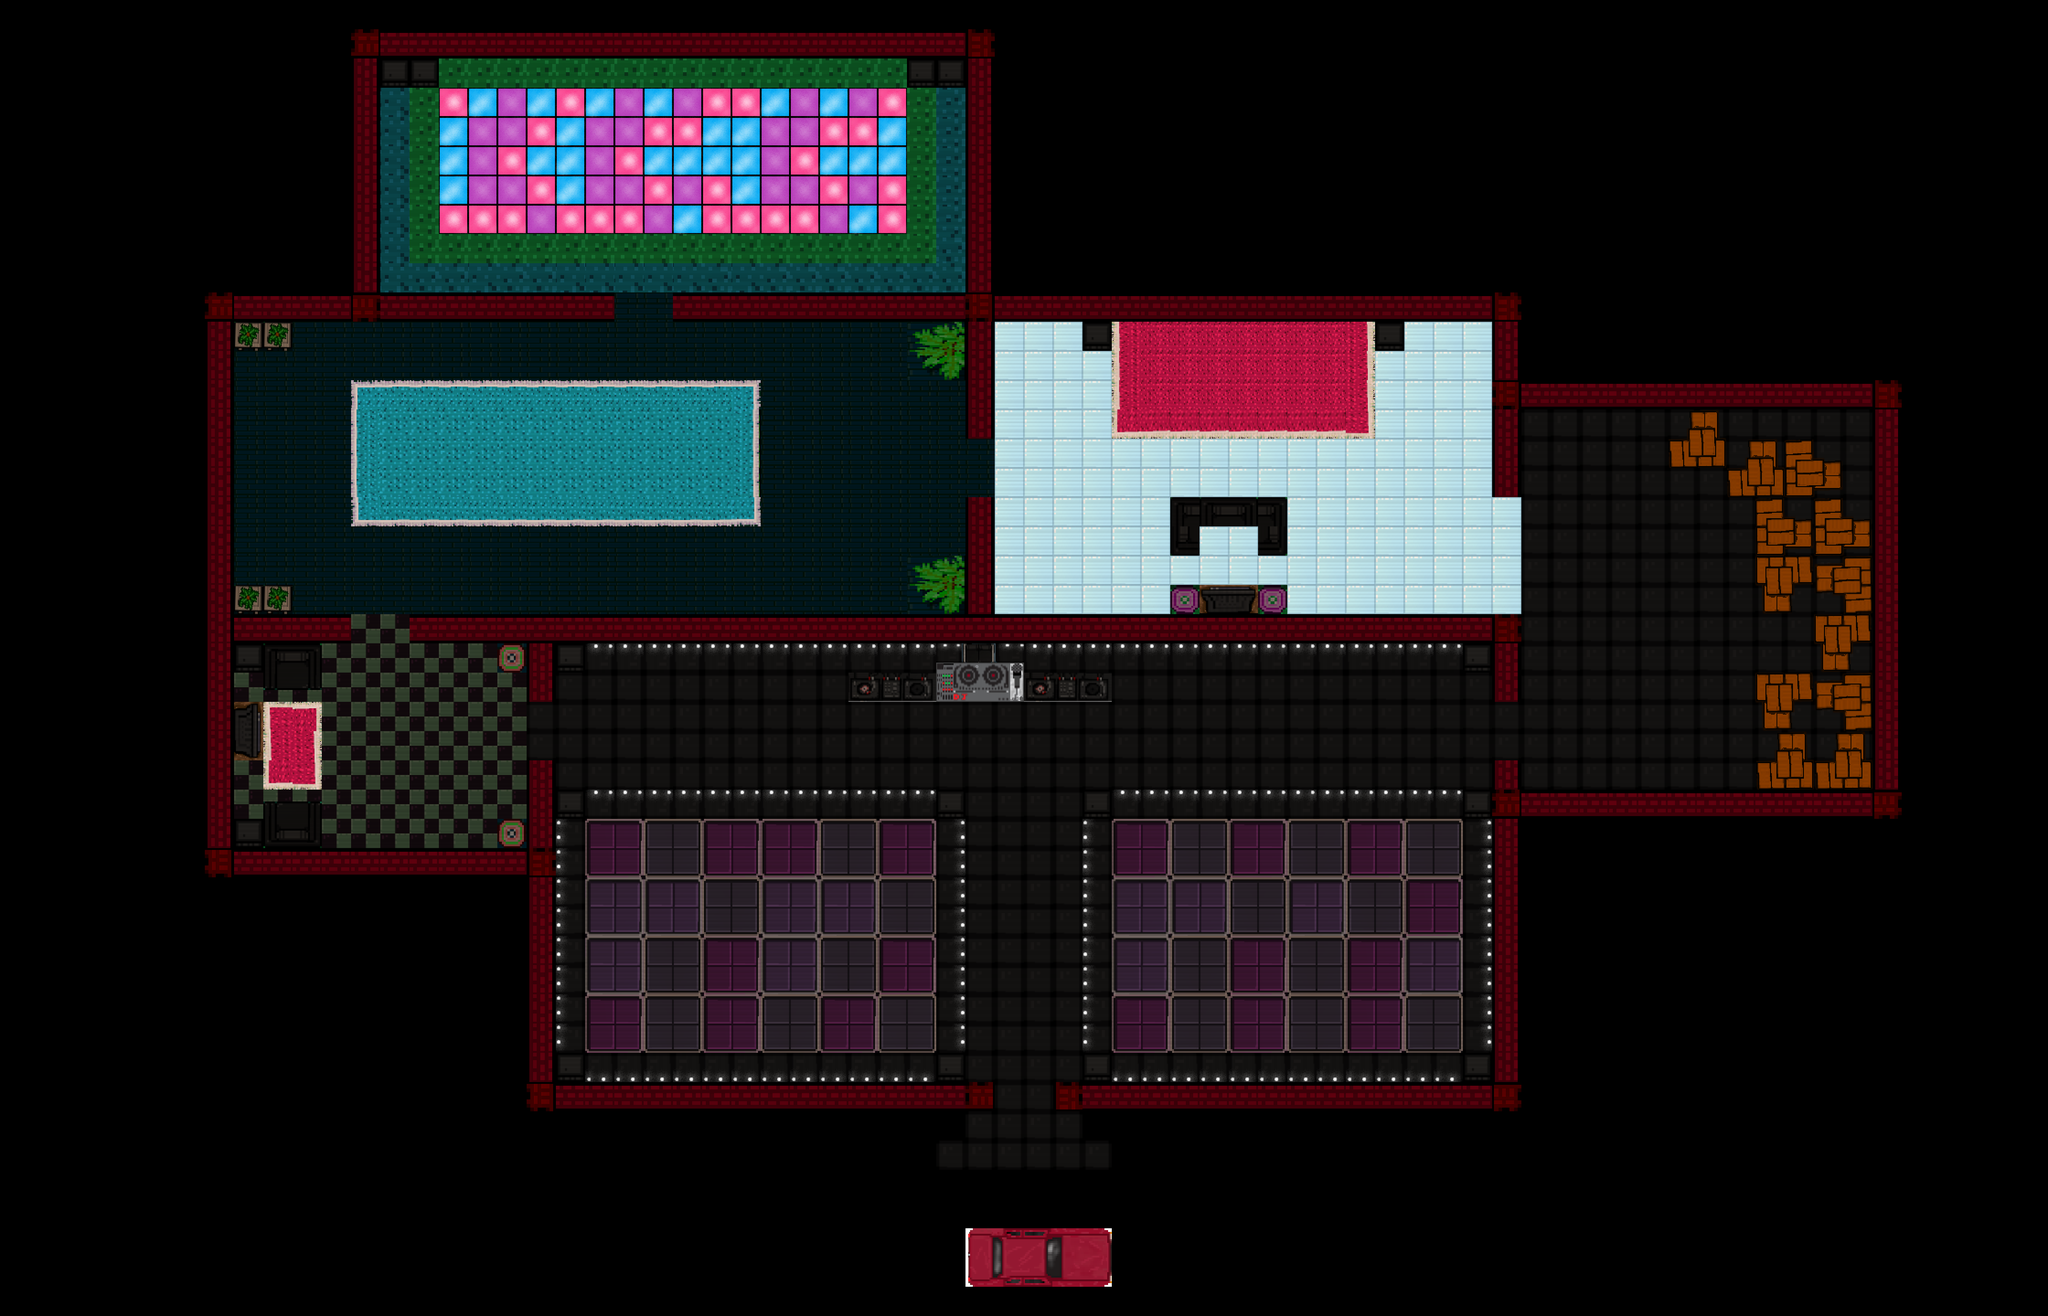

Below is a game level as drawn by its tile map, then a one-line description and the .tmx that defines it (tile-layer data replaced by summaries):
An orthogonal 70x45 tile map with 64x64 px tiles, 1 tile layer (Слой тайлов 1), 21 tilesets and 58 objects.

<map version="1.10" tiledversion="1.10.1" orientation="orthogonal" renderorder="right-down" width="70" height="45" tilewidth="64" tileheight="64" infinite="0" nextlayerid="4" nextobjectid="73">
 <tileset firstgid="1" name="bolshe pola" tilewidth="64" tileheight="64" tilecount="1" columns="1">
  <image source="../Pictures/bolshe pola.png" trans="ffffff" width="64" height="64" />
 </tileset>
 <tileset firstgid="2" name="car1" tilewidth="64" tileheight="64" tilecount="10" columns="5">
  <image source="../Pictures/car1.png" trans="ffffff" width="320" height="128" />
 </tileset>
 <tileset firstgid="12" name="cbybq pol" tilewidth="64" tileheight="64" tilecount="1" columns="1">
  <image source="../Pictures/cbybq pol.png" trans="ffffff" width="64" height="64" />
 </tileset>
 <tileset firstgid="13" name="dekor" tilewidth="64" tileheight="64" tilecount="16" columns="4">
  <image source="../Pictures/dekor.png" trans="ffffff" width="256" height="256" />
 </tileset>
 <tileset firstgid="29" name="dj inst" tilewidth="64" tileheight="64" tilecount="3" columns="3">
  <image source="../Pictures/dj inst.png" trans="ffffff" width="192" height="64" />
 </tileset>
 <tileset firstgid="32" name="korobkisssranga" tilewidth="64" tileheight="64" tilecount="16" columns="4">
  <image source="../Pictures/korobkisssranga.png" trans="ffffff" width="256" height="256" />
 </tileset>
 <tileset firstgid="48" name="kovri" tilewidth="64" tileheight="64" tilecount="16" columns="4">
  <image source="../Pictures/kovri.png" trans="ffffff" width="256" height="256" />
 </tileset>
 <tileset firstgid="64" name="kovriiil" tilewidth="64" tileheight="64" tilecount="20" columns="5">
  <image source="../Pictures/kovriiil.png" trans="ffffff" width="320" height="256" />
 </tileset>
 <tileset firstgid="84" name="pol i pod" tilewidth="64" tileheight="64" tilecount="4" columns="2">
  <image source="../Pictures/pol i pod.png" trans="ffffff" width="128" height="128" />
 </tileset>
 <tileset firstgid="88" name="pol1" tilewidth="64" tileheight="64" tilecount="1" columns="1">
  <image source="../Pictures/pol1.png" trans="ffffff" width="64" height="64" />
 </tileset>
 <tileset firstgid="89" name="stena+" tilewidth="64" tileheight="64" tilecount="9" columns="3">
  <image source="../Pictures/stena+.png" trans="ffffff" width="192" height="192" />
 </tileset>
 <tileset firstgid="98" name="stol dj" tilewidth="64" tileheight="64" tilecount="6" columns="3">
  <image source="../Pictures/stol dj.png" trans="ffffff" width="192" height="128" />
 </tileset>
 <tileset firstgid="104" name="svetopol" tilewidth="64" tileheight="64" tilecount="16" columns="4">
  <image source="../Pictures/svetopol.png" trans="ffffff" width="256" height="256" />
 </tileset>
 <tileset firstgid="120" name="TV" tilewidth="64" tileheight="64" tilecount="8" columns="2">
  <image source="../Pictures/TV.png" trans="ffffff" width="128" height="256" />
 </tileset>
 <tileset firstgid="128" name="диван" tilewidth="64" tileheight="64" tilecount="16" columns="4">
  <image source="../Pictures/диван.png" trans="ffffff" width="256" height="256" />
 </tileset>
 <tileset firstgid="144" name="динамик" tilewidth="64" tileheight="64" tilecount="1" columns="1">
  <image source="../Pictures/динамик.png" trans="ffffff" width="64" height="64" />
 </tileset>
 <tileset firstgid="145" name="дфьштффе" tilewidth="64" tileheight="64" tilecount="1" columns="1">
  <image source="../Pictures/дфьштффе.png" trans="ffffff" width="64" height="64" />
 </tileset>
 <tileset firstgid="146" name="еще немного пола" tilewidth="64" tileheight="64" tilecount="3" columns="3">
  <image source="../Pictures/еще немного пола.png" trans="ffffff" width="192" height="64" />
 </tileset>
 <tileset firstgid="149" name="розовы" tilewidth="64" tileheight="64" tilecount="1" columns="1">
  <image source="../Pictures/розовы.png" trans="ffffff" width="64" height="64" />
 </tileset>
 <tileset firstgid="150" name="син" tilewidth="64" tileheight="64" tilecount="1" columns="1">
  <image source="../Pictures/син.png" trans="ffffff" width="64" height="64" />
 </tileset>
 <tileset firstgid="151" name="феол" tilewidth="64" tileheight="64" tilecount="1" columns="1">
  <image source="../Pictures/феол.png" trans="ffffff" width="64" height="64" />
 </tileset>
 <layer id="1" name="Слой тайлов 1" width="70" height="45">
  <data>[3150 cells, 1585 non-empty, 107 distinct tile ids]</data>
 </layer>
 <objectgroup id="3" name="Obstacles">
  <object id="9" x="1470" y="640" width="1856" height="60" />
  <object id="10" x="3260" y="696" width="66" height="390" />
  <object id="11" x="3326" y="832" width="834" height="64" />
  <object id="12" x="4096" y="894" width="62" height="898" />
  <object id="13" x="3324" y="1732" width="770" height="60" />
  <object id="17" x="3264" y="1662" width="58" height="768" />
  <object id="18" x="2112" y="698" width="64" height="260" />
  <object id="19" x="2114" y="1086" width="58" height="318" />
  <object id="20" x="1140" y="1344" width="2176" height="60" />
  <object id="21" x="894" y="1344" width="246" height="60" />
  <object id="22" x="1152" y="1404" width="54" height="130" />
  <object id="23" x="1088" y="1408" width="66" height="62" />
  <object id="24" x="1088" y="1792" width="64" height="64" />
  <object id="25" x="1154" y="1660" width="60" height="256" />
  <object id="26" x="448" y="640" width="58" height="1278" />
  <object id="27" x="516" y="1278" width="120" height="66" />
  <object id="28" x="506" y="1344" width="258" height="60" />
  <object id="29" x="508" y="1404" width="66" height="62" />
  <object id="30" x="574" y="1402" width="130" height="104" />
  <object id="31" x="510" y="1532" width="62" height="130" />
  <object id="32" x="576" y="1752" width="124" height="106" />
  <object id="33" x="508" y="1794" width="66" height="64" />
  <object id="34" x="506" y="1860" width="646" height="56" />
  <object id="35" x="504" y="640" width="844" height="60" />
  <object id="36" x="826" y="122" width="134" height="68" />
  <object id="37" x="768" y="64" width="58" height="574" />
  <object id="38" x="826" y="62" width="1348" height="64" />
  <object id="39" x="1984" y="124" width="130" height="68" />
  <object id="40" x="2112" y="120" width="62" height="522" />
  <object id="41" x="1152" y="1916" width="62" height="514" />
  <object id="42" x="1216" y="2370" width="952" height="60" />
  <object id="43" x="2308" y="2370" width="956" height="60" />
  <object id="44" x="1854" y="1480" width="192" height="52" />
  <object id="45" x="2044" y="1448" width="192" height="84" />
  <object id="46" x="2240" y="1476" width="190" height="58" />
  <object id="47" x="2104" y="1406" width="72" height="44" />
  <object id="48" x="3646" y="902" width="126" height="122" />
  <object id="49" x="3778" y="962" width="248" height="124" />
  <object id="50" x="3842" y="1090" width="252" height="252" />
  <object id="51" x="3972" y="1346" width="122" height="126" />
  <object id="52" x="3836" y="1476" width="254" height="122" />
  <object id="53" x="3894" y="1606" width="194" height="58" />
  <object id="54" x="3846" y="1666" width="246" height="66" />
  <object id="55" x="2558" y="1088" width="252" height="62" />
  <object id="56" x="2560" y="1148" width="62" height="66" />
  <object id="57" x="2750" y="1150" width="66" height="64" />
  <object id="59" x="2368" y="700" width="64" height="68" />
  <object id="60" x="3006" y="700" width="64" height="70" />
  <object id="61" x="2558" y="1278" width="258" height="62" />
  <object id="62" x="508" y="704" width="128" height="60" />
  <object id="63" x="1992" y="710" width="116" height="126" />
  <object id="64" x="1984" y="1220" width="128" height="122" />
  <object id="66" x="2112" y="2688" width="320" height="128" />
  <object id="67" x="0" y="0" width="64" height="2880" />
  <object id="68" x="0" y="2816" width="4480" height="64" />
  </objectgroup>
</map>
<!-- 3 of 58 objects omitted -->